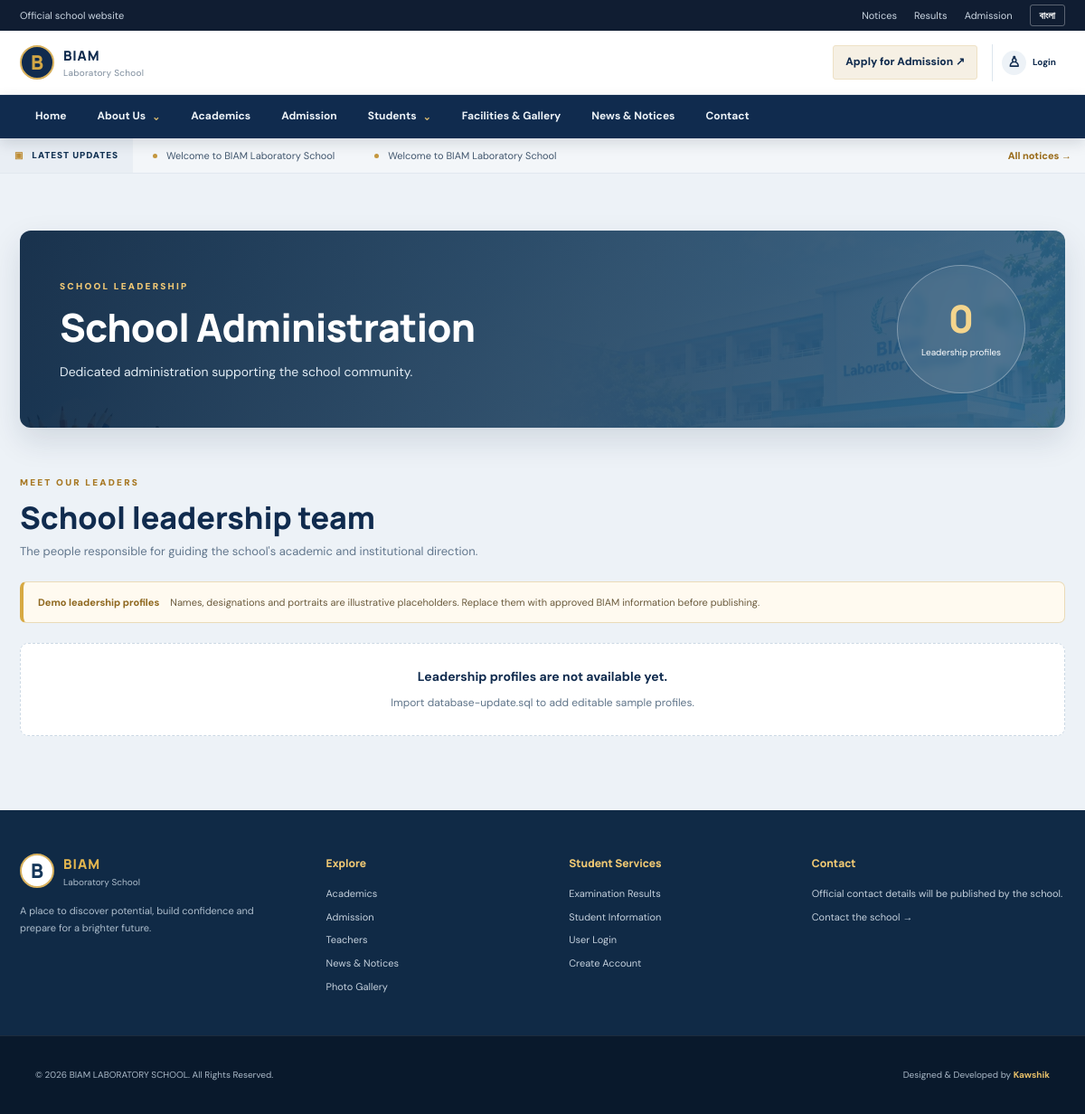
/administration.php, run on the app's committed database.
### tables this page shows
CREATE TABLE IF NOT EXISTS notices (
  id INT AUTO_INCREMENT PRIMARY KEY,
  title_en VARCHAR(255) NOT NULL,
  title_bn VARCHAR(255) NOT NULL DEFAULT '',
  body_en TEXT,
  body_bn TEXT,
  publish_date DATE NOT NULL,
  is_published TINYINT(1) DEFAULT 1,
  created_at TIMESTAMP DEFAULT CURRENT_TIMESTAMP
);

CREATE TABLE IF NOT EXISTS page_content (
  id INT AUTO_INCREMENT PRIMARY KEY,
  page_key VARCHAR(100) NOT NULL UNIQUE,
  title_en VARCHAR(255),
  title_bn VARCHAR(255),
  body_en LONGTEXT,
  body_bn LONGTEXT,
  updated_at TIMESTAMP DEFAULT CURRENT_TIMESTAMP ON UPDATE CURRENT_TIMESTAMP
);

CREATE TABLE IF NOT EXISTS settings (
  setting_key VARCHAR(100) PRIMARY KEY,
  setting_value TEXT NOT NULL
);

### config.php (called while the page is built, shortened)
<?php
function db(): PDO
{
    static $pdo = null;
    if (!$pdo) $pdo = new PDO('mysql:host=' . DB_HOST . ';dbname=' . DB_NAME . ';charset=utf8mb4', DB_USER, DB_PASS, [PDO::ATTR_ERRMODE => PDO::ERRMODE_EXCEPTION, PDO::ATTR_DEFAULT_FETCH_MODE => PDO::FETCH_ASSOC, PDO::ATTR_EMULATE_PREPARES => false]);
    return $pdo;
}
function e($value): string
{
    return htmlspecialchars((string)$value, ENT_QUOTES, 'UTF-8');
}
function setting(string $key, string $fallback = ''): string
{
    try {
        $q = db()->prepare('SELECT setting_value FROM settings WHERE setting_key=?');
        $q->execute([$key]);
        $v = $q->fetchColumn();
        return $v !== false ? (string)$v : $fallback;
    } catch (Throwable $ex) {
        return $fallback;
    }
}
function page_content(string $key, array $fallback = []): array
{
    try {
        $q = db()->prepare('SELECT title_en,title_bn,body_en,body_bn FROM page_content WHERE page_key=?');
        $q->execute([$key]);
        $r = $q->fetch();
        return $r ?: $fallback;
    } catch (Throwable $e) {
        return $fallback;
    }
}

### administration.php (the view)
<?php
require_once __DIR__ . '/config.php';
$content = page_content('administration', [
    'title_en' => 'School Leadership & Administration',
    'title_bn' => 'বিদ্যালয় নেতৃত্ব ও প্রশাসন',
    'body_en' => 'The leadership team works to support an organised, welcoming and purposeful learning community.',
    'body_bn' => 'একটি সুশৃঙ্খল, আন্তরিক ও উদ্দেশ্যপূর্ণ শিক্ষার পরিবেশ গড়তে নেতৃত্বের দল কাজ করে।'
]);
$leaders = [];
try {
    $stmt = db()->prepare("SELECT id,name_en,name_bn,designation_en,designation_bn,bio_en,bio_bn,photo,sort_order FROM staff WHERE is_published=1 AND category='leadership' ORDER BY sort_order ASC, id ASC");
    $stmt->execute();
    $leaders = $stmt->fetchAll();
} catch (Throwable $e) {}
include __DIR__ . '/includes/header.php';
?>
<main class="container inner-page faculty-page">
    <section class="faculty-banner administration-banner reveal">
        <div class="faculty-banner-copy">
            <span class="section-label" data-en="SCHOOL LEADERSHIP" data-bn="বিদ্যালয় নেতৃত্ব">SCHOOL LEADERSHIP</span>
            <h1 data-en="<?= e($content['title_en']) ?>" data-bn="<?= e($content['title_bn'] ?: $content['title_en']) ?>"><?= e($content['title_en']) ?></h1>
            <p data-en="<?= e($content['body_en']) ?>" data-bn="<?= e($content['body_bn'] ?: $content['body_en']) ?>"><?= e($content['body_en']) ?></p>
        </div>
        <div class="faculty-banner-stat"><strong><?= count($leaders) ?></strong><span data-en="Leadership profiles" data-bn="নেতৃত্বের প্রোফাইল">Leadership profiles</span></div>
    </section>
    <section class="faculty-directory-section">
        <div class="faculty-section-heading">
            <div>
                <span class="section-label" data-en="MEET OUR LEADERS" data-bn="নেতৃত্বের সঙ্গে পরিচিত হোন">MEET OUR LEADERS</span>
                <h2 data-en="School leadership team" data-bn="বিদ্যালয় নেতৃত্ব দল">School leadership team</h2>
                <p data-en="The people responsible for guiding the school's academic and institutional direction." data-bn="বিদ্যালয়ের একাডেমিক ও প্রাতিষ্ঠানিক কার্যক্রম পরিচালনায় দায়িত্বপ্রাপ্ত ব্যক্তিবৃন্দ।">The people responsible for guiding the school's academic and institutional direction.</p>
            </div>
        </div>
        <div class="demo-content-note" role="note">
            <strong data-en="Demo leadership profiles" data-bn="নমুনা নেতৃত্ব প্রোফাইল">Demo leadership profiles</strong>
            <span data-en="Names, designations and portraits are illustrative placeholders. Replace them with approved BIAM information before publishing." data-bn="নাম, পদবি ও ছবি নমুনা হিসেবে যুক্ত করা হয়েছে। প্রকাশের আগে অনুমোদিত বিয়াম তথ্য দিয়ে প্রতিস্থাপন করুন।">Names, designations and portraits are illustrative placeholders. Replace them with approved BIAM information before publishing.</span>
        </div>
        <?php if ($leaders): ?>
            <div class="leadership-grid">
                <?php foreach ($leaders as $leader):
                    $name = trim((string)$leader['name_en']);
                    $initials = '';
                    foreach (preg_split('/\s+/', $name) as $part) { if ($part !== '') $initials .= strtoupper(substr($part, 0, 1)); if (strlen($initials) >= 2) break; }
                ?>
                    <article class="leadership-card reveal">
                        <div class="leadership-photo">
                            <?php if (!empty($leader['photo']) && is_file(__DIR__ . '/' . $leader['photo'])): ?>
                                <img src="<?= e($leader['photo']) ?>" alt="Demo portrait of <?= e($name) ?>" loading="lazy" decoding="async">
                            <?php else: ?><div class="faculty-avatar large" aria-hidden="true"><?= e($initials ?: 'BI') ?></div><?php endif; ?>
                            <span data-en="LEADERSHIP" data-bn="নেতৃত্ব">LEADERSHIP</span>
                        </div>
                        <div class="leadership-info">
                            <p class="faculty-designation" data-en="<?= e($leader['designation_en']) ?>" data-bn="<?= e($leader['designation_bn'] ?: $leader['designation_en']) ?>"><?= e($leader['designation_en']) ?></p>
                            <h3 data-en="<?= e($leader['name_en']) ?>" data-bn="<?= e($leader['name_bn'] ?: $leader['name_en']) ?>"><?= e($leader['name_en']) ?></h3>
                            <p class="faculty-bio" data-en="<?= e($leader['bio_en']) ?>" data-bn="<?= e($leader['bio_bn'] ?: $leader['bio_en']) ?>"><?= e($leader['bio_en']) ?></p>
                        </div>
                    </article>
                <?php endforeach; ?>
            </div>
        <?php else: ?>
            <div class="faculty-empty-state"><strong data-en="Leadership profiles are not available yet." data-bn="নেতৃত্বের প্রোফাইল এখনো যুক্ত করা হয়নি।">Leadership profiles are not available yet.</strong><p data-en="Import database-update.sql to add editable sample profiles." data-bn="সম্পাদনাযোগ্য নমুনা প্রোফাইল যোগ করতে database-update.sql ইমপোর্ট করুন।">Import database-update.sql to add editable sample profiles.</p></div>
        <?php endif; ?>
    </section>
</main>
<?php include __DIR__ . '/includes/footer.php'; ?>

### includes/header.php (shortened to what this page needs)
<?php
require_once __DIR__ . '/../config.php';
$currentPage = basename($_SERVER['PHP_SELF'] ?? 'index.php');
$lang = (($_COOKIE['biam-language'] ?? 'en') === 'bn') ? 'bn' : 'en';
$phone = setting('phone', '');
$email = setting('email', '');
if (stripos($email, 'please update') !== false) $email = '';
if (stripos($phone, 'please update') !== false) $phone = '';
try {
  $tickerRows = db()->query("SELECT id,title_en,title_bn FROM notices WHERE is_published=1 ORDER BY publish_date DESC,id DESC LIMIT 6")->fetchAll();
} catch (Throwable $ex) {
  $tickerRows = [];
}
function nav_active(string $file, string $currentPage): string
{
  return $file === $currentPage ? ' is-active' : '';
}
?>
<!doctype html>
<html lang="<?= e($lang) ?>">
<head>
  <link rel="stylesheet" href="assets/css/style.css">
</head>
<body>
  <div class="utility-bar">
    <div class="container utility-inner">
      <div class="utility-contact">
        <?php if (!$email && !$phone): ?><span data-en="Official school website" data-bn="বিদ্যালয়ের অফিসিয়াল ওয়েবসাইট">Official school website</span><?php endif; ?>
      </div>
      <div class="utility-actions">
        <a href="notices.php" data-en="Notices" data-bn="নোটিশ">Notices</a>
        <a href="results.php" data-en="Results" data-bn="ফলাফল">Results</a>
        <a href="admission.php" data-en="Admission" data-bn="ভর্তি">Admission</a>
        <button id="languageToggle" class="language-toggle" type="button" aria-label="Change language">বাংলা</button>
      </div>
    </div>
  </div>
  <header class="compact-header">
    <div class="container compact-header-inner">
      <a href="index.php" class="brand-compact" aria-label="BIAM Laboratory School home">
        <span class="brand-symbol" aria-hidden="true">B</span>
        <span class="brand-wordmark"><strong data-en="BIAM" data-bn="বিয়াম">BIAM</strong><small data-en="Laboratory School" data-bn="ল্যাবরেটরি স্কুল">Laboratory School</small></span>
      </a>
      <div class="header-quick-actions">
        <a class="quick-admission" href="admission.php" data-en="Apply for Admission" data-bn="ভর্তির আবেদন">Apply for Admission <span aria-hidden="true">↗</span></a>
        <a class="header-login" href="portal/login.php" aria-label="Login" title="Login"><span aria-hidden="true">♙</span><small data-en="Login" data-bn="লগইন">Login</small></a>
      </div>
    </div>
  </header>
  <nav class="institution-nav" aria-label="Main navigation">
    <div class="container nav-shell">
      <ul id="primaryNav" class="primary-nav">
        <li><a class="nav-link<?= nav_active('index.php', $currentPage) ?>" href="index.php" data-en="Home" data-bn="হোম">Home</a></li>
        <li class="nav-dropdown">
          <details>
            <summary data-en="About Us" data-bn="আমাদের সম্পর্কে">About Us</summary>
          </details>
        </li>
        <li><a class="nav-link<?= nav_active('academics.php', $currentPage) ?>" href="academics.php" data-en="Academics" data-bn="একাডেমিক">Academics</a></li>
        <li><a class="nav-link<?= nav_active('admission.php', $currentPage) ?>" href="admission.php" data-en="Admission" data-bn="ভর্তি">Admission</a></li>
        <li class="nav-dropdown">
          <details>
            <summary data-en="Students" data-bn="শিক্ষার্থী">Students</summary>
          </details>
        </li>
        <li><a class="nav-link<?= nav_active('gallery.php', $currentPage) ?>" href="gallery.php" data-en="Facilities & Gallery" data-bn="সুযোগ-সুবিধা ও গ্যালারি">Facilities &amp; Gallery</a></li>
        <li><a class="nav-link<?= nav_active('notices.php', $currentPage) ?>" href="notices.php" data-en="News & Notices" data-bn="খবর ও নোটিশ">News &amp; Notices</a></li>
        <li><a class="nav-link<?= nav_active('contact.php', $currentPage) ?>" href="contact.php" data-en="Contact" data-bn="যোগাযোগ">Contact</a></li>
      </ul>
    </div>
  </nav>
  <div class="notice-ticker" aria-label="Latest school notices">
    <div class="ticker-label"><span aria-hidden="true">▣</span><span data-en="LATEST UPDATES" data-bn="সর্বশেষ আপডেট">LATEST UPDATES</span></div>
    <div class="ticker-window">
      <?php if ($tickerRows): ?>
        <div class="ticker-track">
          <?php foreach ([0, 1] as $copy): ?><div class="ticker-group" <?= $copy ? 'aria-hidden="true"' : '' ?>>
              <?php foreach ($tickerRows as $item): ?><span class="ticker-item"><i aria-hidden="true"></i><span data-en="<?= e($item['title_en']) ?>" data-bn="<?= e($item['title_bn'] ?: $item['title_en']) ?>"><?= e($item['title_en']) ?></span></span><?php endforeach; ?>
            </div><?php endforeach; ?>
        </div>
      <?php else: ?>
        <div class="ticker-static" data-en="School notices and important announcements will appear here." data-bn="বিদ্যালয়ের নোটিশ ও গুরুত্বপূর্ণ ঘোষণা এখানে প্রকাশিত হবে।">School notices and important announcements will appear here.</div>
      <?php endif; ?>
    </div>
    <a class="ticker-more" href="notices.php" data-en="All notices →" data-bn="সব নোটিশ →">All notices →</a>
  </div>

### includes/footer.php (shortened to what this page needs)
<?php
$footerAddress = setting('address', '');
$footerEmail = setting('email', '');
$footerPhone = setting('phone', '');
?>
<footer class="site-footer">
  <div class="footer-main">
    <div class="container footer-grid">
      <div class="footer-intro">
        <a href="index.php" class="footer-brand"><span class="brand-symbol">B</span><span><strong>BIAM</strong><small data-en="Laboratory School" data-bn="ল্যাবরেটরি স্কুল">Laboratory School</small></span></a>
        <p data-en="A place to discover potential, build confidence and prepare for a brighter future." data-bn="মেধা আবিষ্কার, আত্মবিশ্বাস গঠন এবং উজ্জ্বল ভবিষ্যতের প্রস্তুতির শিক্ষাঙ্গন।">A place to discover potential, build confidence and prepare for a brighter future.</p>
      </div>
      <div class="footer-column"><h3 data-en="Explore" data-bn="এক নজরে">Explore</h3><a href="academics.php" data-en="Academics" data-bn="একাডেমিক">Academics</a><a href="admission.php" data-en="Admission" data-bn="ভর্তি">Admission</a><a href="teachers.php" data-en="Teachers" data-bn="শিক্ষকমণ্ডলী">Teachers</a><a href="notices.php" data-en="News & Notices" data-bn="খবর ও নোটিশ">News &amp; Notices</a><a href="gallery.php" data-en="Photo Gallery" data-bn="ফটো গ্যালারি">Photo Gallery</a></div>
      <div class="footer-column"><h3 data-en="Student Services" data-bn="শিক্ষার্থী সেবা">Student Services</h3><a href="results.php" data-en="Examination Results" data-bn="পরীক্ষার ফলাফল">Examination Results</a><a href="students.php" data-en="Student Information" data-bn="শিক্ষার্থী তথ্য">Student Information</a><a href="portal/login.php" data-en="User Login" data-bn="ইউজার লগইন">User Login</a><a href="portal/register.php" data-en="Create Account" data-bn="অ্যাকাউন্ট তৈরি">Create Account</a></div>
      <div class="footer-column footer-contact"><h3 data-en="Contact" data-bn="যোগাযোগ">Contact</h3><?php if ($footerAddress): ?><p>⌖ <?= e($footerAddress) ?></p><?php endif; ?>
        <?php if (!$footerAddress && !$footerEmail && !$footerPhone): ?><p data-en="Official contact details will be published by the school." data-bn="বিদ্যালয় কর্তৃপক্ষের পক্ষ থেকে অফিসিয়াল যোগাযোগের তথ্য প্রকাশ করা হবে।">Official contact details will be published by the school.</p><?php endif; ?><a href="contact.php" data-en="Contact the school →" data-bn="বিদ্যালয়ে যোগাযোগ করুন →">Contact the school →</a></div>
    </div>
  </div>
  <div class="footer-bottom"><div class="container footer-bottom-inner"><p>© <?= date('Y') ?> <?= e(setting('school_name', 'BIAM Laboratory School')) ?>. <span data-en="All Rights Reserved." data-bn="সর্বস্বত্ব সংরক্ষিত।">All Rights Reserved.</span></p><p><span data-en="Designed & Developed by" data-bn="ওয়েবসাইট তৈরি করেছেন">Designed &amp; Developed by</span> <strong>Kawshik</strong></p></div></div>
</footer>
</body>
</html>

### data on the page
notices: title_en "Welcome to BIAM Laboratory School"
page_content: title_en "School Administration", body_en "Dedicated administration supporting the school community."
settings: setting_value "BIAM LABORATORY SCHOOL"

### other printed values
count($leaders) "0"
